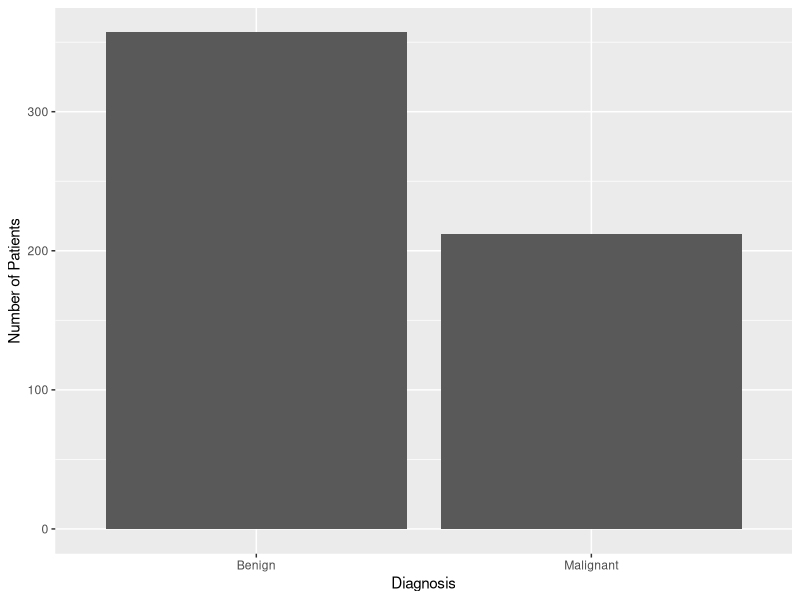
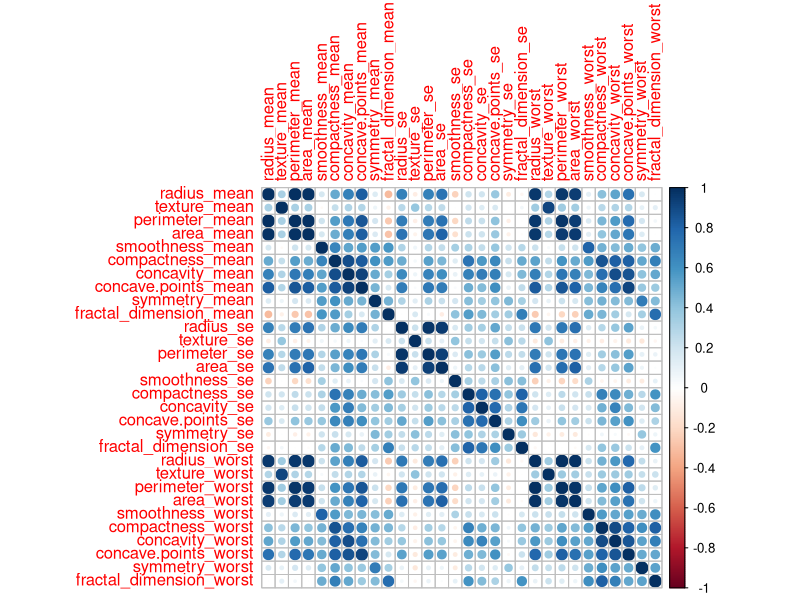

Write R code to recreate these figures, in order.
library(ggplot2)
library(dplyr)
library(corrplot)

breast_cancer_data <- read.csv("Data/bc_data_prepared.csv")

## CODE IN VIGNETTE

# Count plot of each diagnosis class 
bc_count <- breast_cancer_data %>%
  mutate(diagnosis = factor(ifelse(diagnosis == "M", "Malignant", "Benign"))) %>%
  ggplot(aes(x = diagnosis)) +
  geom_bar() +
  labs(x = "Diagnosis",
       y = "Number of Patients")
bc_count

# Variable correlation matrix of numeric features
corrplot(corr = cor(breast_cancer_data[-c(1,2)]))



## MISCELLANEOUS SCRATCH WORK (not to be included in final script)
bc_correlations <- as.data.frame(cor(breast_cancer_data[-c(1,2)]))
bc_correlations_very_high <- bc_correlations
bc_correlations_high <- bc_correlations
bc_correlations_very_high[bc_correlations_very_high < 0.9] <- ""
bc_correlations_high[bc_correlations_high < 0.7 | bc_correlations_high > 0.9] <- ""